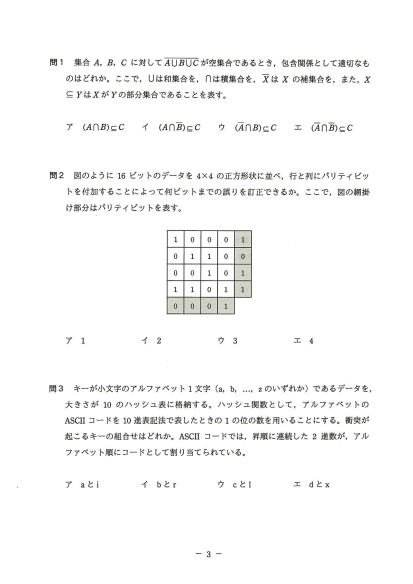
#> input picture a1/assets/2015_a1_2015_a1_p03.png, 825 x 1167 px, given in place of page-03.jpg, which was not available (shown at 1/2 size)
$ python build_a1_2023_assets.py
#> lines starting #> are read from the running program, lines starting #| are printed output that depends on the picture
from pathlib import Path
from PIL import Image

ROOT=Path(__file__).resolve().parents[1]
src=ROOT/"_tmp_a1_2023_render"
out=ROOT/"a1"/"assets"
out.mkdir(parents=True,exist_ok=True)

crops={
    "2023_q02_normal.png":("page-03.jpg",(120,600,900,1150)),
    "2023_q06_hash.png":("page-05.jpg",(140,210,930,890)),
    "2023_q07_nand.png":("page-05.jpg",(250,930,880,1290)),
    "2023_q09_uml.png":("page-06.jpg",(180,690,900,1210)),
    "2023_q19_work_model.png":("page-11.jpg",(130,450,930,690)),
}
for name,(page,box) in crops.items():
    im=Image.open(src/page)
#> im is the input picture: PIL image 825x1167 RGB; mean R, G, B 248.8, 248.8, 248.5
    im.crop(box).save(out/name)
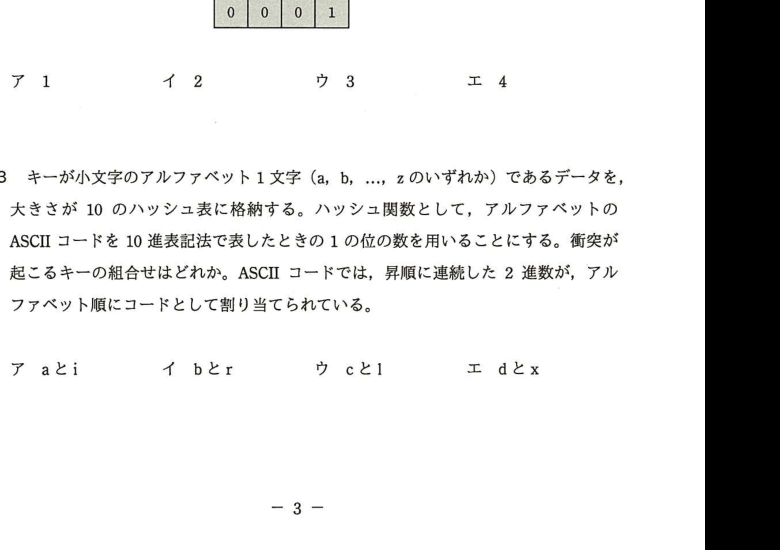
#> saved as 2023_q02_normal.png: PIL image 780x550 RGB; mean R, G, B 224.8, 224.9, 224.6
    print(name,(out/name).stat().st_size)
#> pass 2 of the loop `for name,(page,box) in crops.items():`:
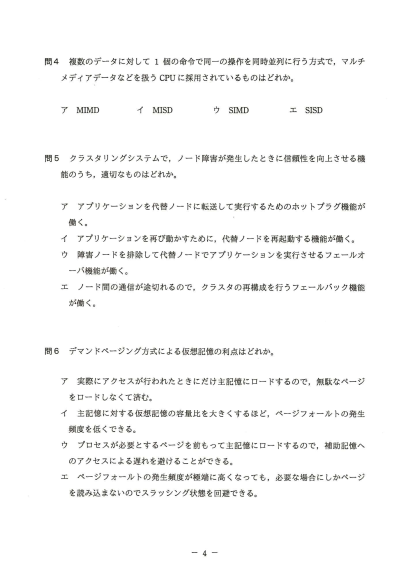
#> input picture a1/assets/2015_a1_2015_a1_p04.png, 825 x 1167 px, given in place of page-05.jpg, which was not available (shown at 1/2 size)
#> im is the input picture: PIL image 825x1167 RGB; mean R, G, B 248.4, 248.5, 248.2
#> `im.crop(box).save(out/name)`:
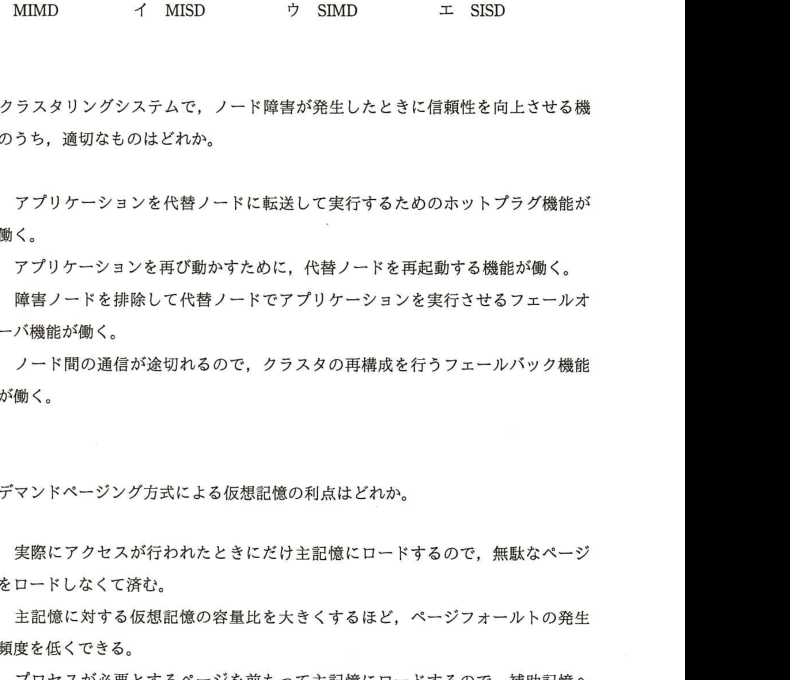
#> saved as 2023_q06_hash.png: PIL image 790x680 RGB; mean R, G, B 213.4, 213.4, 213.2
#> (the run stopped early here; a loop or call above may not have finished)
